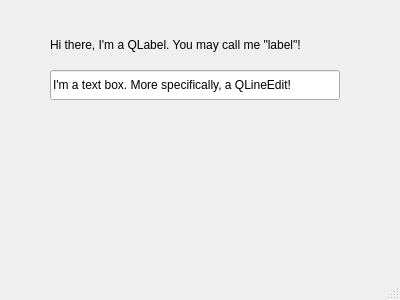
<?xml version="1.0" encoding="UTF-8"?>
<ui version="4.0">
 <class>MainWindow</class>
 <widget class="QMainWindow" name="MainWindow">
  <property name="geometry">
   <rect>
    <x>0</x>
    <y>0</y>
    <width>400</width>
    <height>300</height>
   </rect>
  </property>
  <property name="windowTitle">
   <string>qt_unicode_test</string>
  </property>
  <widget class="QWidget" name="centralWidget">
   <widget class="QLineEdit" name="textBox">
    <property name="geometry">
     <rect>
      <x>50</x>
      <y>70</y>
      <width>290</width>
      <height>30</height>
     </rect>
    </property>
    <property name="text">
     <string>I'm a text box. More specifically, a QLineEdit!</string>
    </property>
   </widget>
   <widget class="QLabel" name="label">
    <property name="geometry">
     <rect>
      <x>50</x>
      <y>30</y>
      <width>290</width>
      <height>30</height>
     </rect>
    </property>
    <property name="text">
     <string>Hi there, I'm a QLabel. You may call me &quot;label&quot;!</string>
    </property>
   </widget>
  </widget>
  <widget class="QStatusBar" name="statusBar"/>
 </widget>
 <resources/>
 <connections/>
</ui>
